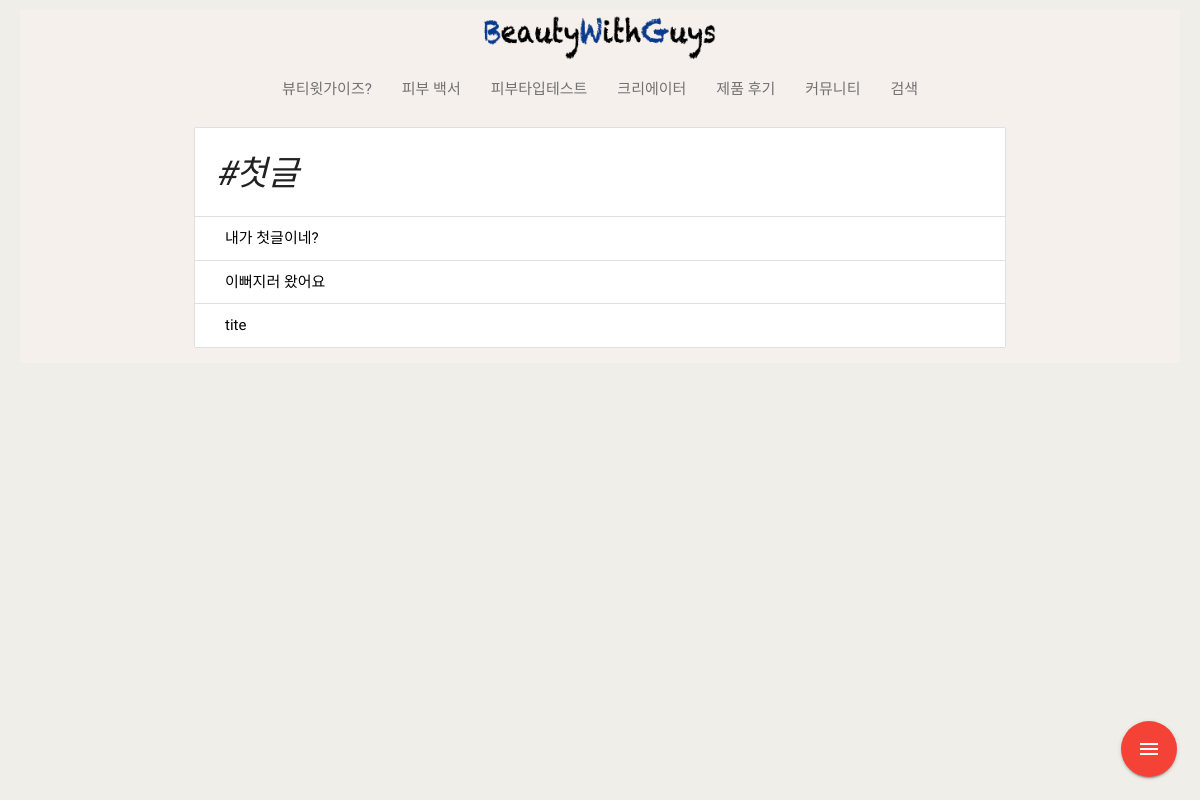
The app's page /post/tag/첫글/ with its own data.
### post/models.py (models this page shows, shortened)
class Post(models.Model):
    tag = models.ManyToManyField(Tag, blank=True, null=True)
    hashtag = models.CharField(max_length=10)
    user = models.CharField(max_length=20)
    title = models.CharField(max_length=50)
    content = models.TextField()
    created_at = models.DateTimeField(
        auto_now_add=True,
    )
    updated_at = models.DateTimeField(
        auto_now=True,
    )
    file = models.FileField(blank=True)
    photo = models.ImageField(blank=True, upload_to="blog/%Y/%m/%d")

### post/views.py (the view)
# urls.py: path('tag/<str:kwargs>/', views.tag_post_list, name='tag_post_list'),
def tag_post_list(request, kwargs):
    posts = Tag.objects.get(name=kwargs).post_set.all()
    ctx = {
        'tag_post_list': posts,
        'tag': kwargs,
    }
    return render(request, 'post/search_list.html', ctx)

### post/templates/post/search_list.html
{% extends 'base.html' %}
{% block content %}
<ul class="collection with-header">
	<li class="collection-header"><h4 style="font-style:italic;">#{{ tag }}</h4></li>
{% for post in tag_post_list %}
      <li class="collection-item"><a href="{% url 'post:post_detail' post.pk %}">{{ post.title }}</a> </li>
{% endfor %}
</ul>
{% endblock %}

### main/static/css/post_css.css (style rules this page uses)
ul li a { color:black; }

### records on screen
Post: title "내가 첫글이네?"
Post: title "이뻐지러 왔어요"
Post: title "tite"

### other values on screen
{{ tag }} "첫글"
